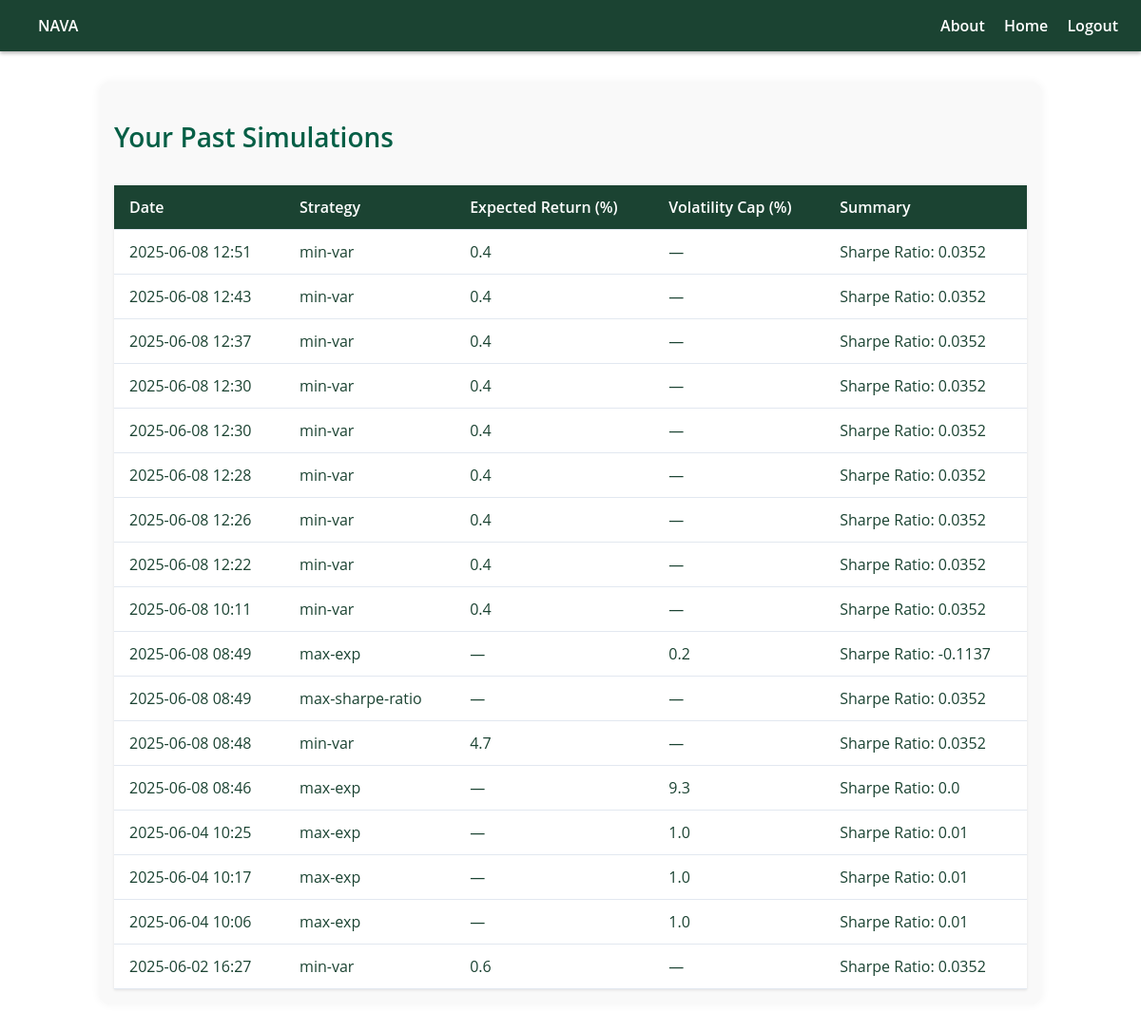
/history (signed in), run on an earlier commit of the app's database.
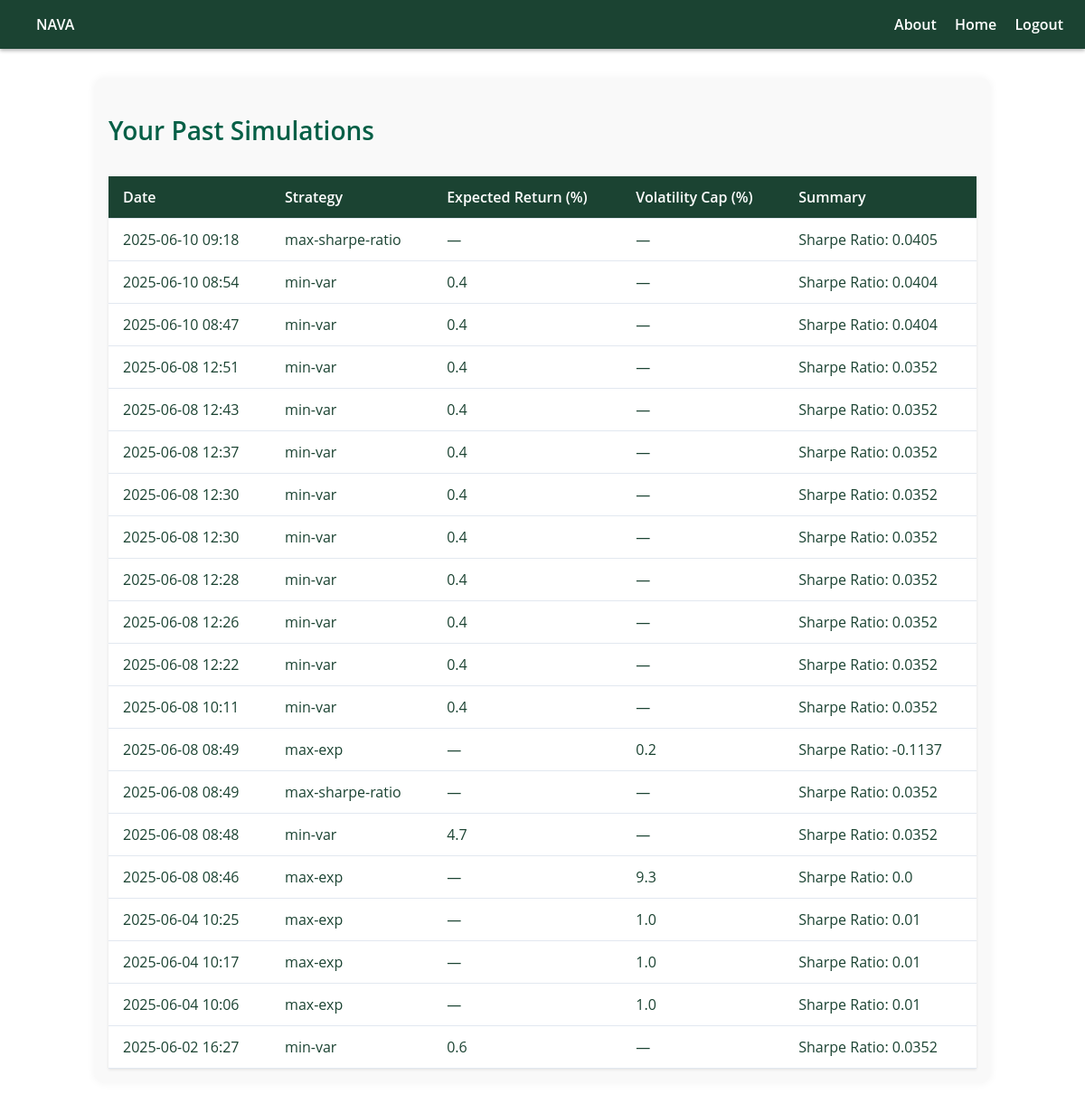
And on a later commit of the database.
### app/models.py (models this page shows, shortened)
class History(db.Model):
    id = db.Column(db.Integer, primary_key=True)
    strategy = db.Column(db.String(50), nullable=False)
    expected_return = db.Column(db.Float)
    volatility_cap = db.Column(db.Float)
    result_summary = db.Column(db.Text)
    timestamp = db.Column(db.DateTime, default=datetime.utcnow)
    user_id = db.Column(db.Integer, db.ForeignKey('user.id'), nullable=False)

### app/routes.py (the view)
@bp.route('/history')
@login_required
def history():
    user_history = History.query.filter_by(user_id=current_user.id).order_by(History.timestamp.desc()).all()
    return render_template('history.html', history=user_history)

### app/models.py (called while the page is built)
@login_manager.user_loader
def load_user(user_id):
    return User.query.get(int(user_id))

### app/templates/history.html (shortened to what this page needs)
{% extends 'layout.html' %}
{% block content %}
  <h2 style="font-size: 1.75rem; color: #065f46; font-weight: 600; margin-bottom: 1rem;">
    Your Past Simulations
  </h2>
  {% if history %}
    <table class="history-table">
      <thead>
        <tr>
          <th>Date</th>
          <th>Strategy</th>
          <th>Expected Return (%)</th>
          <th>Volatility Cap (%)</th>
          <th>Summary</th>
        </tr>
      </thead>
      <tbody>
        {% for h in history %}
          <tr>
            <td>{{ h.timestamp.strftime('%Y-%m-%d %H:%M') }}</td>
            <td>{{ h.strategy }}</td>
            <td>{{ h.expected_return * 100 if h.expected_return else '—' }}</td>
            <td>{{ h.volatility_cap * 100 if h.volatility_cap else '—' }}</td>
            <td>{{ h.result_summary or '—' }}</td>
          </tr>
        {% endfor %}
      </tbody>
    </table>
  {% else %}
    <p style="color: #4b5563;">You haven’t run any simulations yet.</p>
  {% endif %}
{% endblock %}

What changed in the data, as far as the page shows it:
added History: timestamp "2025-06-10 09:18", strategy "max-sharpe-ratio", expected_return "—", volatility_cap "—", result_summary "Sharpe Ratio: 0.0405"
added History: timestamp "2025-06-10 08:54", strategy "min-var", expected_return "0.4", volatility_cap "—", result_summary "Sharpe Ratio: 0.0404"
added History: timestamp "2025-06-10 08:47", strategy "min-var", expected_return "0.4", volatility_cap "—", result_summary "Sharpe Ratio: 0.0404"
